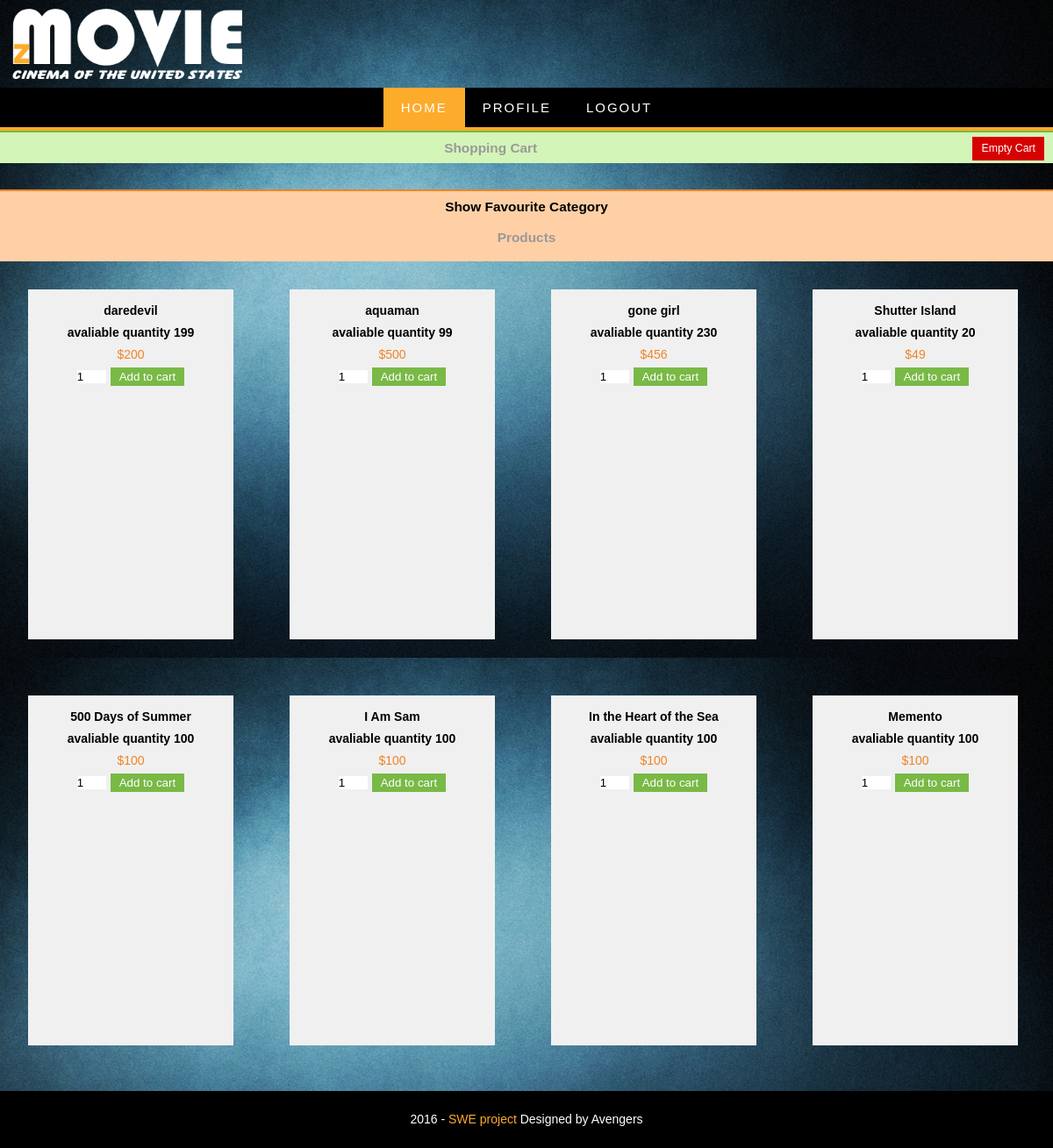
The app's page /movie/fav_cat.php (signed in) with its own data.
### tables this page shows
CREATE TABLE IF NOT EXISTS `added_movies` (
  `id` int(11) NOT NULL AUTO_INCREMENT,
  `name` varchar(50) NOT NULL,
  `quantity` int(11) NOT NULL,
  `category` varchar(50) NOT NULL,
  `type` varchar(50) NOT NULL,
  `seller_id` int(11) NOT NULL,
  `price` int(11) NOT NULL,
  `yearofproduction` int(11) NOT NULL,
  `status` varchar(50) NOT NULL,
  `poster_name` varchar(50) NOT NULL,
  `description` text NOT NULL,
  PRIMARY KEY (`id`),
  KEY `id` (`id`)
);

### movie/classes/DB.php (called while the page is built, shortened)
<?php
class DB{
	private static $_instance=null;
	private $_pdo;
	private $_error=false;
	private $_results;
	private $_count =0;
	private function __construct(){
		try {
			$this->_pdo=new PDO('mysql:host=' . config::get('mysql/host') . ';dbname=' . config::get('mysql/db'), config::get('mysql/username'), config::get('mysql/password'));
		}
		catch(PDOException $e){
			die($e->getMessage());
		}
	}
	public static function getInstance(){
		if(!isset(self::$_instance)){
			self::$_instance = new DB();
		}
		return self::$_instance;
	}
	public function query($sql, $params= array()){
		$this->_error=false;
		if($this->_query = $this->_pdo->prepare($sql)){
			$x=1;
			if(count($params)){
				foreach ($params as $param) {
					$this->_query->bindValue($x, $param);
					$x++;
				}
			}
			if($this->_query->execute()){
				$this->_results= $this->_query->fetchAll(PDO::FETCH_OBJ);
				$this->_count= $this->_query->rowCount();
			} else{
				$this->_error=true;
			}
		}
		return $this;
	}
	public function action($action, $table, $where=array()){
		if(count($where)===3 && $where[0] != '0'){
			$operators= array('=','<','>','>=','<=');
			$field= $where[0];
			$operator= $where[1];
			$value= $where[2];
			if(in_array($operator, $operators)){
				$sql="{$action} FROM {$table}  WHERE {$field} {$operator} ?";
				if(!$this->query($sql, array($value))->error()){
					return $this;
				}
			}
		}else{
			$value=array(0);
			$sql="{$action} FROM {$table}";
				if(!$this->query($sql,$value)->error()){
					return $this;
				}
		}
		return false;
	}
	public function get($table, $where){
		return $this->action('SELECT *', $table, $where);
	}
	public function results(){
		return $this->_results;
	}
	public function first(){
		return $this->results()[0];
	}
	public function error(){
		return $this->_error;
	}
	public function count(){
		return $this->_count;
	}
}

### movie/classes/config.php (called while the page is built)
<?php
class config{
	public static function get($path=null){
		if($path){
			$config = $GLOBALS['config'];
			$path = explode('/', $path);
			foreach ($path as $bit) {
				if(isset($config[$bit])){
					$config=$config[$bit];
				}
			}
		return $config;
		}
		return false;
	}
}

### movie/classes/user.php (called while the page is built, shortened)
<?php
class user {
	private $_db,
			$_data,
			$_sessionName,
			$_cookieName,
			$_isLoggedIn;
	public function __construct($user = null){
		$this->_db=DB::getInstance();
		$this->_sessionName= config::get('session/session_name');
		if(!$user){
			if(session::exists($this->_sessionName)){
				$user= session::get($this->_sessionName);
				if($this->find($user)){
					$this->_isLoggedIn=true;
				} else{
				}
			}
		} else {
			$this->find($user);
		}
	}
	public function find($user= null){
		if($user){
			$field=(is_numeric($user)) ? 'id' : 'username';
			$data=$this->_db->get('users', array($field, '=', $user));
			if($data->count()){
				$this->_data= $data->first();
				return true;
			}
		}
		return false;
	}
	public function data(){
		return $this->_data;
	}
}

### movie/classes/session.php (called while the page is built, shortened)
<?php
class session{
	public static function exists($name){
		return (isset($_SESSION[$name])) ? true : false;
	}
	public static function get($name){
		return $_SESSION[$name];
	}
}

### movie/classes/dbcontroller.php (called while the page is built, shortened)
<?php
class DBController {
	function runQuery($query) {
		$result = mysql_query($query);
		while($row=mysql_fetch_assoc($result)) {
			$resultset[] = $row;
		}
		if(!empty($resultset))
			return $resultset;
	}
}
?>

### movie/fav_cat.php (the view, shortened to what this page needs)
<?php
require_once("classes/dbcontroller.php");
include('header.php');
$user = new user();
$db_handle = new DBController();
$data = $user->data();
$cate_id = $data->fav_cat_id;
$conn=DB::getInstance()->get('category',array('id','=',$cate_id));
		foreach ($conn->results() as $row) {
			$cat_name = $row->name;
}
?>
<HTML>
<HEAD>
	<link href="style.css" type="text/css" rel="stylesheet" />
</HEAD>
<BODY>
    <div class="row">
        <div id="menu">
            <nav>
		<div class="wrap-nav">
		   <ul>
			 <li class="active"><a href="index.php">Home</a></li>
			 <li><a href="profile.php">Profile</a></li>
		   	 <li><a href="logout.php">logout</a></li>
		   </ul>
	   </div>
	   </div>
	<div id="shopping-cart">
		<div class="txt-heading"><center>Shopping Cart<a id="btnEmpty" href="cart.php?action=empty">Empty Cart</a></div>
	</div>
	<div id="product-grid"><center>
		<div class="txt-heading">
			<a href="fav_cat.php" style="color:black;">Show Favourite Category</a>
			<p>Products</p>
		</div>
	<?php
		$product_array = $db_handle->runQuery("SELECT * FROM added_movies WHERE category='" . $cat_name . "'");
		if (!empty($product_array)) {
		foreach($product_array as $key=>$value){
	?>
			<div class="product-item">
				<form method="post" action="cart.php?action=add&id=<?php echo $product_array[$key]["id"]; ?>">
				<div><strong><?php echo $product_array[$key]["name"]; ?></strong></div>
				<div><strong>avaliable quantity <?php echo $product_array[$key]["quantity"]; ?></strong></div>
				<div class="product-price"><?php echo "$".$product_array[$key]["price"]; ?></div>
				<div>
					<input type="text" name="quantity" value="1" size="2" />
					<input type="submit" value="Add to cart" class="btnAddAction" />
				</div>
				</form>
			</div>
		<?php
			}
		}else{
			echo "No movies In that category";
		}
		?>
	</div>
	</div>
	</div>
	</div>
</BODY>
<?php include('footer.php'); ?>

### movie/css/zerogrid.css (style rules this page uses)
.zerogrid .row:before,.row:after { content: '\0020'; display: block; overflow: hidden; visibility: hidden; width: 0; height: 0; }
.zerogrid .row:after { clear: both; }
.zerogrid .row { zoom: 1; }

### movie/css/style2.css (style rules this page uses)
a,abbr,acronym,address,applet,article,aside,audio,b,blockquote,big,body,center,canvas,caption,cite,code,command,datalist,dd,del,details,dfn,dl,div,dt,em,embed,fieldset,figcaption,figure,font,footer,form,h1,h2,h3,h4,h5,h6,header,hgroup,html,i,iframe,img,ins,kbd,keygen,label,legend,li,meter,nav,object,ol,output,p,pre,progress,q,s,samp,section,small,span,source,strike,strong,sub,sup,table,tbody,tfoot,thead,th,tr,tdvideo,tt,u,ul,var { background:transparent;border:0 none;font-size:100%;margin:0;padding:0;border:0;outline:0;vertical-align:top; }
ol, ul { list-style:none; }
article, aside, audio, canvas, command, datalist, details, embed, figcaption, figure, footer, header, hgroup, keygen, meter, nav, output, progress, section, source, video { display:block; }
input, textarea { border:0; padding:0; margin:0; outline: 0; }
input, textarea, select { margin:0; padding:0px; }
html { Â -webkit-text-size-adjust: none; }
a { color: #fcab2b;text-decoration: none; }
p { margin: 10px 0; }
html, body { width:100%; padding:0; margin:0; }
body { background: url(../images/bg.jpg) fixed ;color: #fff;font: 14px/25px Arial, Helvetica, sans-serif;background-size: 100%; }
header .wrap-header ul li { display:inline; }
nav { margin: 0px 10px 0px 10px;display: inline-block; }
nav .active a { background: #fcab2b!important; }
#menu { background-color:#000;border-bottom: 4px solid #fcab2b;text-align: center; }
#menu ul { padding:0px;margin:0px;list-style: none; }
#menu ul li { display:inline; }
#menu ul a { float:left;color: #fff; text-transform: uppercase;padding: 10px 20px;font-size: 15px;letter-spacing: 2px; }

### movie/css/responsive.css (style rules this page uses)
html { �-webkit-text-size-adjust: none; }

### movie/style.css (style rules this page uses)
.txt-heading { padding: 5px 10px;font-size:1.1em;font-weight:bold;color:#999; }
#btnEmpty { background-color:#D60202;border:0;padding:1px 10px;color:#FFF; font-size:0.8em;font-weight:normal;float:right;text-decoration:none; }
.btnAddAction { background-color:#79b946;border:0;padding:3px 10px;color:#FFF;margin-left:1px; }
#shopping-cart { border-top: #79b946 2px solid;margin-bottom:30px; }
#shopping-cart .txt-heading { background-color: #D3F5B8; }
#product-grid { border-top: #F08426 2px solid;margin-bottom:30px; }
#product-grid .txt-heading { background-color: #FFD0A6; }
.product-item { width: 234; height: 375px; float:left; background:#F0F0F0; margin:32px; padding-top: 12; padding-bottom: 12px; }
.product-item strong { color: black; }
.product-price { color:#F08426; }

### records on screen
added_movies: name "daredevil", quantity "199", price "200"
added_movies: name "aquaman", quantity "99", price "500"
added_movies: name "gone girl", quantity "230", price "456"
added_movies: name "Shutter Island", quantity "20", price "49"
added_movies: name "500 Days of Summer", quantity "100", price "100"
added_movies: name "I Am Sam", quantity "100", price "100"
added_movies: name "In the Heart of the Sea", quantity "100", price "100"
added_movies: name "Memento", quantity "100", price "100"
